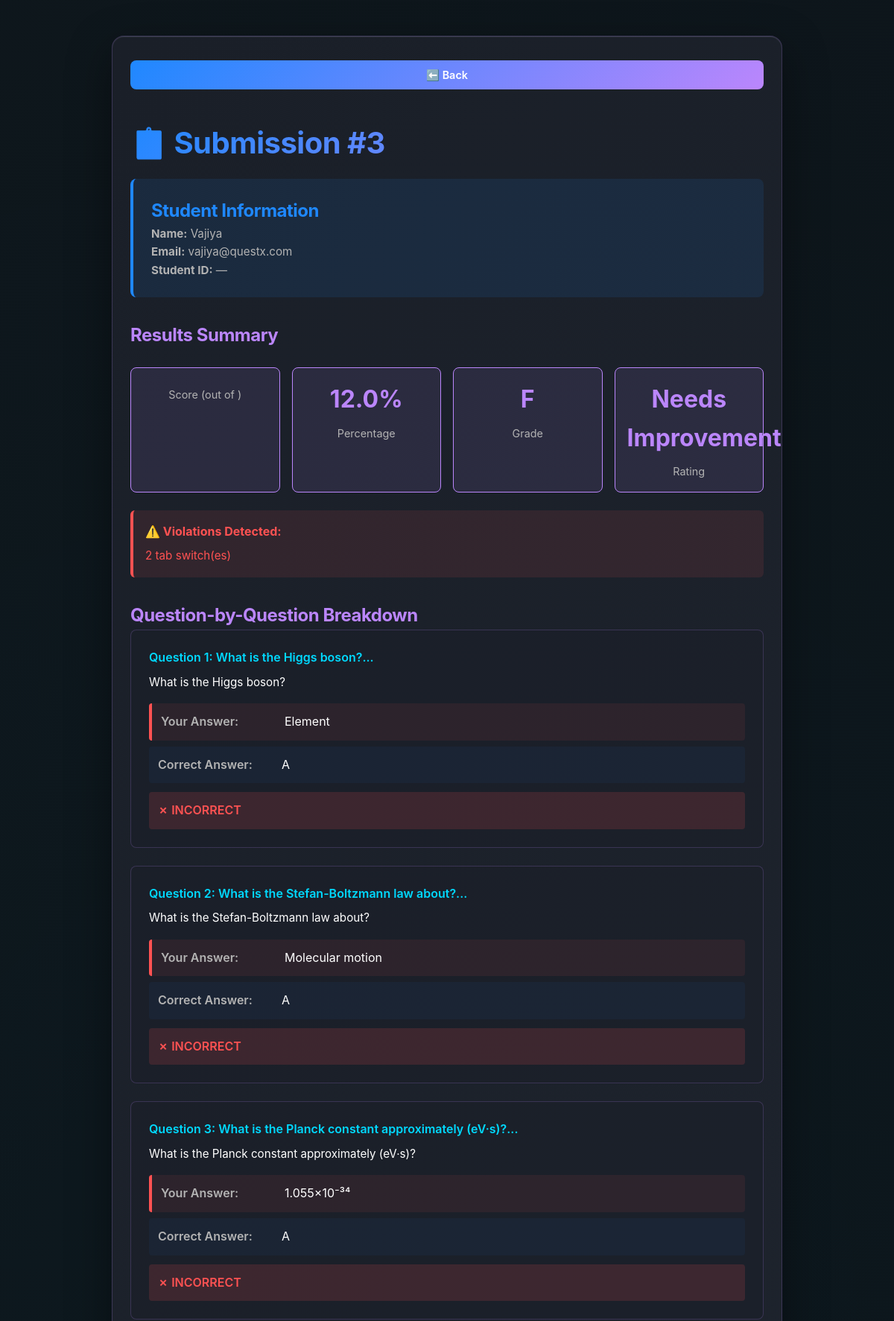
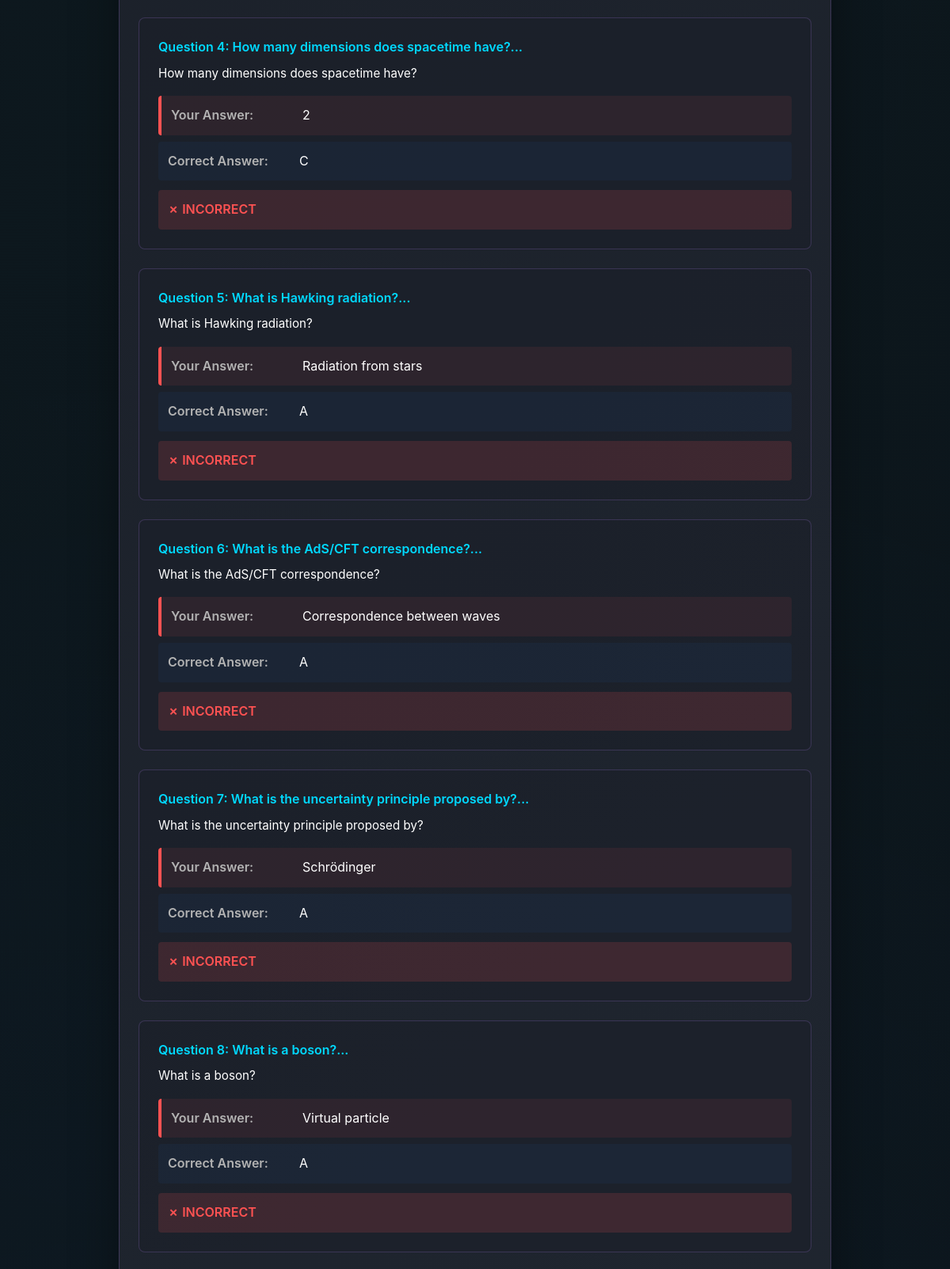
The page /admin/submission-details/3 (signed in, upper part) on the database its author committed (2 pictures, top to bottom).
### tables this page shows
CREATE TABLE submissions (
            id INTEGER PRIMARY KEY AUTOINCREMENT,
            test_id INTEGER,
            respondent_id INTEGER,
            attempt_no INTEGER,
            score REAL,
            total_points REAL,
            started_at TEXT,
            finished_at TEXT,
            violations_count INTEGER DEFAULT 0,
            violation_reason TEXT,
            details_json TEXT
        );

CREATE TABLE respondents (
            id INTEGER PRIMARY KEY AUTOINCREMENT,
            email TEXT UNIQUE,
            name TEXT,
            student_id TEXT,
            extra_json TEXT
        );

### app.py (the view)
@app.get('/admin/submission-details/<int:submission_id>')
def admin_submission_details(submission_id):
    if 'admin_id' not in session:
        abort(403)
    conn = get_db()
    submission = conn.execute("""
        SELECT s.id, s.respondent_id, s.score, s.total_points, s.violations_count, s.violation_reason,
               s.started_at, s.finished_at, s.details_json, r.name, r.email
        FROM submissions s
        JOIN respondents r ON s.respondent_id = r.id
        WHERE s.id = ?
    """, (submission_id,)).fetchone()
    if not submission:
        conn.close()
        abort(404)
    try:
        details = json.loads(submission['details_json'])
    except:
        details = []
    conn.close()
    percent = (submission['score'] / submission['total_points'] * 100) if submission['total_points'] > 0 else 0
    grade, desc = grade_from_percent(percent)
    return render_template('submission_details.html',
        app_title=APP_TITLE,
        submission=submission,
        details=details,
        percent=f"{percent:.1f}",
        grade=grade,
        description=desc)

### app.py (called while the page is built)
def get_db():
    conn = sqlite3.connect(DB_PATH, check_same_thread=False, isolation_level=None)
    conn.row_factory = sqlite3.Row
    conn.execute("PRAGMA journal_mode=WAL;")
    conn.execute("PRAGMA synchronous=NORMAL;")
    return conn

def grade_from_percent(pct: float):
    for rule in CFG['branding']['certificate']['grade_thresholds']:
        if pct >= rule['min_percent']:
            return rule['grade'], rule['desc']
    return 'F', 'Needs Improvement'

### templates/submission_details.html (shortened to what this page needs)
<!doctype html>
<html lang="en">
<head>
  <link rel="stylesheet" href="{{ url_for('static', filename='style.css') }}">
</head>
<body>
  <main class="container" style="max-width: 900px;">
    <div style="margin-bottom: 2rem;">
      <a href="{{ url_for('admin_dashboard') }}" class="primary" style="padding: 0.5rem 1rem; font-size: 0.9rem;">⬅️ Back</a>
    </div>
    <h1>📋 Submission #{{ submission.id }}</h1>
    <div class="student-info">
      <h2 style="margin-top: 0; color: #1f88ff;">Student Information</h2>
      <p><strong>Name:</strong> {{ submission.name }}</p>
      <p><strong>Email:</strong> {{ submission.email }}</p>
      <p><strong>Student ID:</strong> {{ submission.student_id or '—' }}</p>
    </div>
    <h2 style="color: #bb86fc;">Results Summary</h2>
    <div class="results-grid">
      <div class="result-box">
        <div class="result-label">Score (out of {{ total }})</div>
      </div>
      <div class="result-box">
        <div class="result-value">{{ percent }}%</div>
        <div class="result-label">Percentage</div>
      </div>
      <div class="result-box">
        <div class="result-value">{{ grade }}</div>
        <div class="result-label">Grade</div>
      </div>
      <div class="result-box">
        <div class="result-value">{{ description }}</div>
        <div class="result-label">Rating</div>
      </div>
    </div>
    {% if submission.violations_count > 0 %}
    <div style="background: rgba(255, 82, 82, 0.1); border-left: 4px solid #ff5252; padding: 1rem; border-radius: 6px; margin: 1.5rem 0;">
      <strong style="color: #ff5252;">⚠️ Violations Detected:</strong>
      <p style="margin: 0.5rem 0 0 0; color: #ff5252;">{{ submission.violations_count }} tab switch(es)</p>
    </div>
    {% endif %}
    <div class="questions-section">
      <h2 style="color: #bb86fc;">Question-by-Question Breakdown</h2>
      {% for detail in details %}
      <div class="question-card">
        <div class="question-title">Question {{ loop.index }}: {{ detail.text[:60] }}...</div>
        <div class="question-text">{{ detail.text }}</div>
        <div class="answer-row {% if detail.correct %}correct{% else %}incorrect{% endif %}">
          <div class="answer-label">Your Answer:</div>
          <div class="answer-value">{{ detail.given_text or '(No answer)' }}</div>
        </div>
        <div class="answer-row">
          <div class="answer-label">Correct Answer:</div>
          <div class="answer-value">{{ detail.correct_key|upper }}</div>
        </div>
        {% if detail.correct %}
        <div style="margin-top: 0.75rem; padding: 0.75rem; border-radius: 4px; background: rgba(76, 175, 80, 0.15); color: #00e676; font-weight: 600;">
          ✓ CORRECT
        </div>
        {% else %}
        <div style="margin-top: 0.75rem; padding: 0.75rem; border-radius: 4px; background: rgba(255, 82, 82, 0.15); color: #ff5252; font-weight: 600;">
          ✗ INCORRECT
        </div>
        {% endif %}
      </div>
      {% endfor %}
    </div>
  </main>
</body>
</html>

### static/style.css (style rules this page uses)
:root { --primary-dark: #0f1419; --primary-darker: #0a0e13; --accent-cyan: #00d9ff; --accent-purple: #bb86fc; --accent-blue: #1f88ff; --accent-green: #00e676; --text-primary: #ffffff; --text-secondary: #b3b3b3; --text-muted: #888888; --surface-dark: #1a1f28; --surface-light: #252d38; --border-color: #333d4d; --error: #ff5252; --warning: #ffb74d; --success: #4caf50; --gradient-primary: linear-gradient(135deg, #1f88ff 0%, #bb86fc 100%); --gradient-accent: linear-gradient(135deg, #00d9ff 0%, #1f88ff 100%); --gradient-hover: linear-gradient(135deg, #bb86fc 0%, #00d9ff 100%); }
* { margin: 0; padding: 0; box-sizing: border-box; }
html, body { width: 100%; height: 100%; overflow-x: hidden; }
body { font-family: -apple-system, BlinkMacSystemFont, 'Segoe UI', 'Roboto', 'Oxygen', 'Ubuntu', 'Cantarell', sans-serif; background: linear-gradient(135deg, var(--primary-dark) 0%, var(--primary-darker) 100%); color: var(--text-primary); line-height: 1.6; position: relative; overflow-y: auto; }
body::before { content: ''; position: fixed; top: 0; left: 0; right: 0; bottom: 0; background: radial-gradient(circle at 20% 50%, rgba(31, 136, 255, 0.05) 0%, transparent 50%), radial-gradient(circle at 80% 80%, rgba(187, 134, 252, 0.05) 0%, transparent 50%), radial-gradient(circle at 40% 20%, rgba(0, 217, 255, 0.03) 0%, transparent 50%); pointer-events: none; z-index: 0; }
main { position: relative; z-index: 1; }
h1, h2, h3, h4, h5, h6 { font-weight: 700; letter-spacing: -0.5px; margin: 0; }
h1 { font-size: 2.5rem; background: var(--gradient-primary); -webkit-background-clip: text; -webkit-text-fill-color: transparent; background-clip: text; margin-bottom: 1rem; animation: fadeInDown 0.8s ease-out; }
p, span { color: var(--text-secondary); font-size: 0.95rem; }
.container { max-width: 500px; margin: 3rem auto; padding: 2rem 1.5rem; background: linear-gradient(135deg, var(--surface-dark) 0%, var(--surface-light) 100%); border-radius: 16px; border: 1px solid rgba(187, 134, 252, 0.2); box-shadow: 0 20px 60px rgba(0, 0, 0, 0.4), inset 0 1px 1px rgba(255, 255, 255, 0.1); backdrop-filter: blur(10px); animation: fadeInUp 0.8s ease-out; }
button, a.primary { display: inline-block; width: 100%; padding: 0.95rem 1.5rem; background: var(--gradient-primary); color: var(--text-primary); border: none; border-radius: 8px; font-size: 1rem; font-weight: 600; cursor: pointer; transition: all 0.3s ease; position: relative; overflow: hidden; text-decoration: none; text-align: center; font-family: inherit; }
button::before, a.primary::before { content: ''; position: absolute; top: 0; left: -100%; width: 100%; height: 100%; background: rgba(255, 255, 255, 0.2); transition: left 0.3s ease; z-index: 0; }

### templates/submission_details.html (style rules this page uses)
.student-info { background: rgba(31, 136, 255, 0.1); border-left: 4px solid #1f88ff; padding: 1.5rem; border-radius: 8px; margin-bottom: 2rem; }
.results-grid { display: grid; grid-template-columns: repeat(auto-fit, minmax(150px, 1fr)); gap: 1rem; margin: 1.5rem 0; }
.result-box { background: rgba(187, 134, 252, 0.1); border: 1px solid #bb86fc; border-radius: 8px; padding: 1rem; text-align: center; }
.result-value { font-size: 2rem; font-weight: bold; color: #bb86fc; }
.result-label { color: #b3b3b3; font-size: 0.9rem; margin-top: 0.5rem; }
.questions-section { margin-top: 2rem; }
.question-card { background: rgba(26, 31, 40, 0.5); border: 1px solid rgba(187, 134, 252, 0.2); border-radius: 8px; padding: 1.5rem; margin-bottom: 1.5rem; }
.question-title { color: #00d9ff; font-weight: 600; margin-bottom: 0.5rem; }
.question-text { color: #ffffff; margin-bottom: 1rem; font-size: 0.95rem; }
.answer-row { display: grid; grid-template-columns: 150px 1fr; gap: 1rem; padding: 0.75rem; background: rgba(31, 136, 255, 0.05); border-radius: 4px; margin-bottom: 0.5rem; align-items: center; }
.answer-label { color: #b3b3b3; font-weight: 600; }
.answer-value { color: #ffffff; }
.incorrect { border-left: 4px solid #ff5252; background: rgba(255, 82, 82, 0.08); }

### rows shown on the page
submissions: id "3", violations_count "2"
respondents: name "Vajiya", email "vajiya@questx.com"

### other values the page prints
{{ submission.student_id or '—' }} "—"
{{ percent }} "12.0"
{{ grade }} "F"
{{ description }} "Needs Improvement"
{{ detail.text[:60] }} "What is the Higgs boson?" "What is the Stefan-Boltzmann law about?" "What is the Planck constant approximately (eV·s)?" "How many dimensions does spacetime have?" "What is Hawking radiation?" "What is the AdS/CFT correspondence?" "What is the uncertainty principle proposed by?" "What is a boson?"
{{ detail.text }} "What is the Higgs boson?" "What is the Stefan-Boltzmann law about?" "What is the Planck constant approximately (eV·s)?" "How many dimensions does spacetime have?" "What is Hawking radiation?" "What is the AdS/CFT correspondence?" "What is the uncertainty principle proposed by?" "What is a boson?"
{{ detail.given_text or '(No answer)' }} "Element" "Molecular motion" "1.055×10⁻³⁴" "2" "Radiation from stars" "Correspondence between waves" "Schrödinger" "Virtual particle"
{{ detail.correct_key|upper }} "A" "A" "A" "C" "A" "A" "A" "A"
